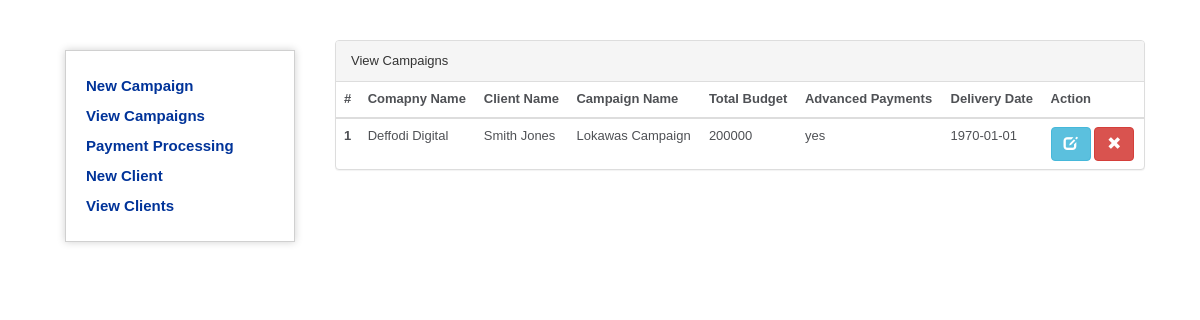
Screenshot of /index.php/campaign/viewCampaigns with the database file from the repository.
### tables this page shows
CREATE TABLE `campaign` (
  `id` int(11) NOT NULL,
  `company_id` int(11) NOT NULL,
  `client_id` int(11) NOT NULL,
  `campaignName` varchar(255) NOT NULL,
  `totalBudget` int(11) NOT NULL,
  `advancePayment` varchar(55) NOT NULL,
  `deliveryDate` date NOT NULL,
  `platforms` varchar(255) NOT NULL,
  `deliverables` varchar(255) NOT NULL,
  `influencerList` varchar(55) NOT NULL,
  `created` datetime NOT NULL,
  `modified` datetime NOT NULL DEFAULT CURRENT_TIMESTAMP
);

CREATE TABLE `companies` (
  `id` int(11) NOT NULL,
  `name` varchar(255) NOT NULL,
  `description` varchar(255) NOT NULL,
  `address` varchar(255) NOT NULL,
  `created` datetime NOT NULL DEFAULT CURRENT_TIMESTAMP
);

CREATE TABLE `clients` (
  `id` int(11) NOT NULL,
  `company_id` int(11) NOT NULL,
  `clientName` varchar(55) NOT NULL,
  `gstNumber` varchar(55) NOT NULL,
  `address` varchar(255) NOT NULL,
  `contactNumber` varchar(55) NOT NULL,
  `emailAddress` varchar(255) NOT NULL,
  `created` datetime NOT NULL DEFAULT CURRENT_TIMESTAMP
);

### application/controllers/Campaign.php (called while the page is built, shortened)
<?php
class Campaign extends CI_Controller {
	function __construct() {
        $this->load->library('form_validation');
		$this->load->helper('url');
		$this->load->model('Campaign_Model');
    }
	public function viewCampaigns()
	{
		$data['campaignData'] = $this->Campaign_Model->getCampaignDataArray();
		$this->load->view('common/header');
		$this->load->view('campaign/view_campaigns', $data);
	}
}

### index.php (called while the page is built, shortened)
<?php
require_once BASEPATH.'core/CodeIgniter.php';

### application/models/Campaign_Model.php (called while the page is built, shortened)
<?php
class Campaign_Model extends CI_Model
{
    function getCampaignDataArray(){
        $this->db->select('campaign.*, companies.name, clients.clientName');
        $this->db->from('campaign');
        $this->db->join('companies', 'companies.id = campaign.company_id');
        $this->db->join('clients', 'clients.id = campaign.client_id');
        $query = $this->db->get();
        return $query->result();
    }
}

### application/views/campaign/view_campaigns.php (the view, shortened to what this page needs)
<div class="col-md-9">
	<div class="panel panel-default">
			<div class="panel-heading">View Campaigns</div>
        	<table class="table">
        		<thead>
        			<tr>
        				<th>#</th>
        				<th>Comapny Name</th>
        				<th>Client Name</th>
        				<th>Campaign Name</th>
        				<th>Total Budget</th>
        				<th>Advanced Payments</th>
        				<th>Delivery Date</th>
        				<th>Action</th>
        			</tr>
        		</thead>
        		<tbody id="tblListData">
        			<?php $i=1; foreach($campaignData as $row): ?>
        			<tr>
        				<th scope="row"><?=$i;?></th>
        				<td><?=$row->name;?></td>
        				<td><?=$row->clientName;?></td>
        				<td><?=$row->campaignName;?></td>
        				<td><?=$row->totalBudget;?></td>
        				<td><?=$row->advancePayment;?></td>
        				<td><?=$row->deliveryDate;?></td>
        				<td>
        					<a href="<?=base_url();?>campaign/edit/<?=$row->id;?>" class="btn btn-info a-btn-slide-text">
						        <span class="glyphicon glyphicon-edit" aria-hidden="true"></span>
						    </a>
							<a href="#" class="btn btn-danger a-btn-slide-text" onclick="deleteFun('<?=base_url().'campaign/delete/'.$row->id;?>')">
						       <span class="glyphicon glyphicon-remove" aria-hidden="true"></span>
						    </a>
						</td>
        			</tr>
        		<?php $i++; endforeach; ?>
        		</tbody>
        	</table>
        </div>
	</div>

### application/views/common/header.php (shortened to what this page needs)
<!DOCTYPE html>
<html lang="en">
<head>
    <link rel="stylesheet" href="https://maxcdn.bootstrapcdn.com/bootstrap/3.3.6/css/bootstrap.min.css" />
    <link rel="stylesheet" href="<?php echo base_url(); ?>/assets/css/bootstrap-datepicker.min.css">
    <link href="https://cdnjs.cloudflare.com/ajax/libs/bootstrap-select/1.10.0/css/bootstrap-select.min.css" rel="stylesheet" />
</head>
<body>
<div class="wrapper">
    <div class="col-md-3">
        <ul class="sidebar-section">
            <li><a href="<?=base_url();?>campaign/index" class="sidebar-list">New Campaign</a></li>
            <li><a href="<?=base_url();?>campaign/view" class="sidebar-list">View Campaigns</a></li>
            <li><a href="<?=base_url();?>campaign/invoice" class="sidebar-list">Payment Processing</a></li>
            <li><a href="<?=base_url();?>client/index" class="sidebar-list">New Client</a></li>
            <li><a href="<?=base_url();?>client/view" class="sidebar-list">View Clients</a></li>
        </ul>
    </div>

### application/views/common/header.php (style rules this page uses)
body { background-color: #fff; margin: 40px; font: 13px/20px normal Helvetica, Arial, sans-serif; color: #4F5155; }
a { color: #003399; background-color: transparent; font-weight: normal; }
.wrapper { display: flex; justify-content: center; }
.sidebar-section { border: 1px solid #D0D0D0; margin: 10px; box-shadow: 0 0 8px #D0D0D0;padding: 20px }
.sidebar-section li { list-style: none; }
a.sidebar-list { font-size: 15px; line-height: 2;font-weight: 700; }

### rows the page displays
campaign: company.name "Deffodi Digital", client.clientName "Smith Jones", campaignName "Lokawas Campaign", totalBudget "200000", advancePayment "yes", deliveryDate "1970-01-01"
